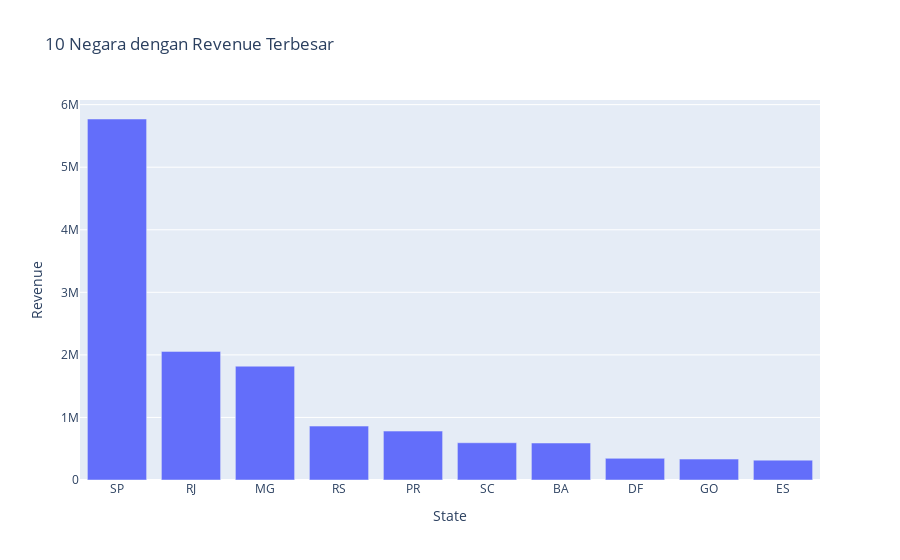

The cell this chart's notebook holds for it:
### Code cell
# Membuat visualisasi dari dataframe viz1 untuk memvisualisasikan revenue berdasarkan state 
viz1 = top10_states

# Membuat visualisasi dari revenue berdasarkan state
fig = px.bar(data_frame=viz1, x='State', y='Revenue', title='10 Negara dengan Revenue Terbesar')
fig.show()

### Figure 1 — Plotly figure (JSON) as saved in the notebook; plotly's stock layout.template omitted (floating-point values rounded to 4 significant figures)
{"data": [{"alignmentgroup": "True", "hovertemplate": "State=%{x}<br>Revenue=%{y}<extra></extra>", "legendgroup": "", "marker": {"color": "#636efa", "pattern": {"shape": ""}}, "name": "", "offsetgroup": "", "orientation": "v", "showlegend": false, "textposition": "auto", "type": "bar", "x": ["SP", "RJ", "MG", "RS", "PR", "SC", "BA", "DF", "GO", "ES"], "xaxis": "x", "y": [5770000.0, 2056000.0, 1819000.0, 861800.0, 781900.0, 595200.0, 591300.0, 346100.0, 334300.0, 317700.0], "yaxis": "y"}], "layout": {"barmode": "relative", "legend": {"tracegroupgap": 0}, "title": {"text": "10 Negara dengan Revenue Terbesar"}, "xaxis": {"anchor": "y", "domain": [0, 1], "title": {"text": "State"}}, "yaxis": {"anchor": "x", "domain": [0, 1], "title": {"text": "Revenue"}}}}
